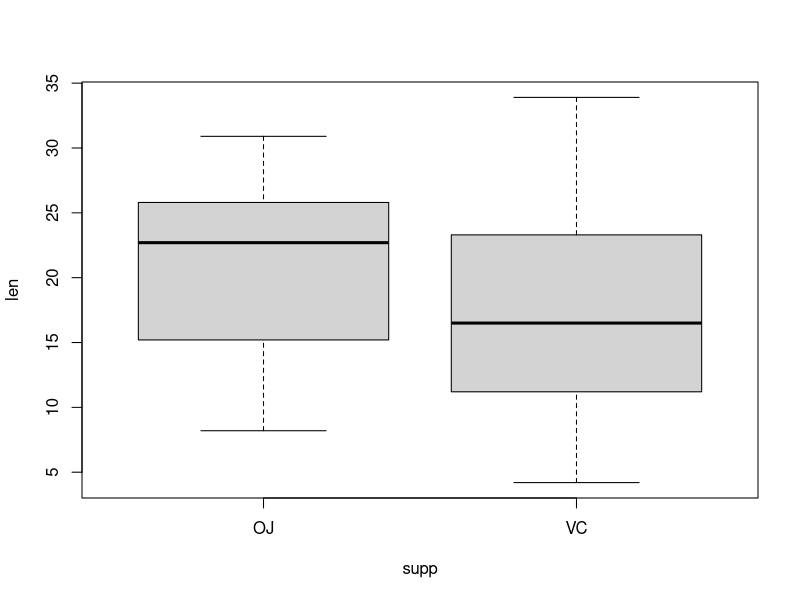
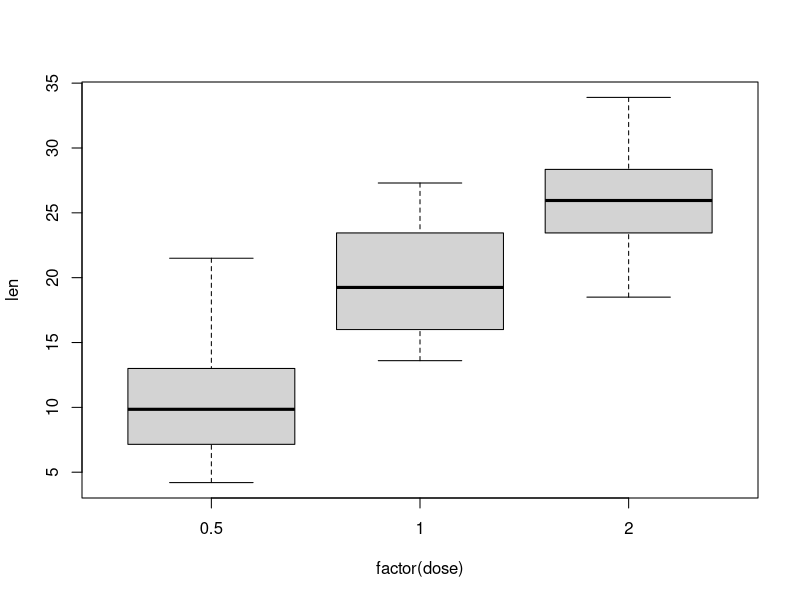

The R script that drew these images, in order:
#
#          Author: Dr Eugene O'Loughlin
#     Video Title: How To... Perform a Two-Way ANOVA in R
#    Video Number: #93
#
#####################################################################
#
#    Null Hypotheses: 
# 
#    H1: The means of observations grouped by one factor are the same
#    H2: The means of observations grouped by the other factor are the same
#    H3: There is no interaction between the two factors 
#
#    Alpha = 0.05
#
#####################################################################
#
# The Effect of Vitamin C on Tooth Growth in Guinea Pigs
ToothGrowth     # In-built data set in R
#
# Visualize with two plots
plot(len ~ supp + factor(dose), data = ToothGrowth) 
#
# Perform Two-Way ANOVA
twoANOVA <- aov(len ~ supp * factor(dose), data = ToothGrowth)
summary(twoANOVA)
#
